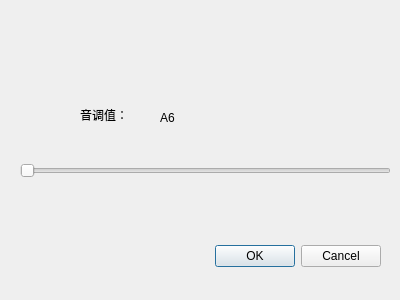
<?xml version="1.0" encoding="UTF-8"?>
<ui version="4.0">
 <class>Tone</class>
 <widget class="QDialog" name="Tone">
  <property name="geometry">
   <rect>
    <x>0</x>
    <y>0</y>
    <width>400</width>
    <height>300</height>
   </rect>
  </property>
  <property name="windowTitle">
   <string>设置音调</string>
  </property>
  <widget class="QDialogButtonBox" name="buttonBox">
   <property name="geometry">
    <rect>
     <x>160</x>
     <y>240</y>
     <width>221</width>
     <height>32</height>
    </rect>
   </property>
   <property name="orientation">
    <enum>Qt::Horizontal</enum>
   </property>
   <property name="standardButtons">
    <set>QDialogButtonBox::Cancel|QDialogButtonBox::Ok</set>
   </property>
  </widget>
  <widget class="QLabel" name="NameTone">
   <property name="geometry">
    <rect>
     <x>80</x>
     <y>100</y>
     <width>91</width>
     <height>31</height>
    </rect>
   </property>
   <property name="text">
    <string>音调值：</string>
   </property>
   <property name="textInteractionFlags">
    <set>Qt::LinksAccessibleByMouse|Qt::TextSelectableByKeyboard</set>
   </property>
  </widget>
  <widget class="QSlider" name="horizontalSlider">
   <property name="geometry">
    <rect>
     <x>20</x>
     <y>160</y>
     <width>371</width>
     <height>22</height>
    </rect>
   </property>
   <property name="orientation">
    <enum>Qt::Horizontal</enum>
   </property>
  </widget>
  <widget class="QLabel" name="ToneValue">
   <property name="geometry">
    <rect>
     <x>160</x>
     <y>110</y>
     <width>72</width>
     <height>15</height>
    </rect>
   </property>
   <property name="text">
    <string>A6</string>
   </property>
  </widget>
 </widget>
 <resources/>
 <connections>
  <connection>
   <sender>buttonBox</sender>
   <signal>accepted()</signal>
   <receiver>Tone</receiver>
   <slot>accept()</slot>
   <hints>
    <hint type="sourcelabel">
     <x>248</x>
     <y>254</y>
    </hint>
    <hint type="destinationlabel">
     <x>157</x>
     <y>274</y>
    </hint>
   </hints>
  </connection>
  <connection>
   <sender>buttonBox</sender>
   <signal>rejected()</signal>
   <receiver>Tone</receiver>
   <slot>reject()</slot>
   <hints>
    <hint type="sourcelabel">
     <x>316</x>
     <y>260</y>
    </hint>
    <hint type="destinationlabel">
     <x>286</x>
     <y>274</y>
    </hint>
   </hints>
  </connection>
 </connections>
</ui>
